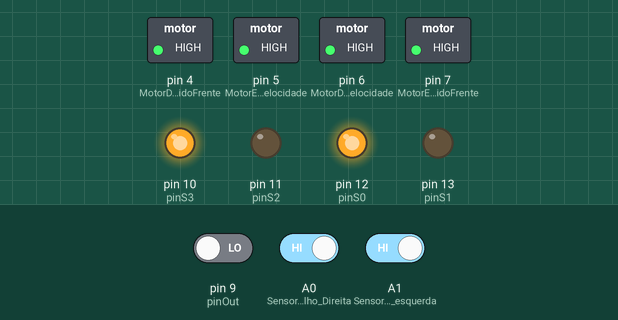
This sketch was run on a simulated Arduino Uno, built with avr-gcc and run on an emulated ATmega328P. Shown: switched loads named in the sketch (green lamp = pin HIGH), output pins drawn as LEDs (lit = HIGH). Inputs (shaded band) come from the test bench; at power-on: A0 (Sensor_Infravermelho_Direita) HIGH, A1 (Sensor_Infravermelho_esquerda) HIGH, pin 9 (pinOut) LOW.

Above: at 1.2 s.
1.3 s: A0 (Sensor_Infravermelho_Direita) driven LOW
At 3.8 s:
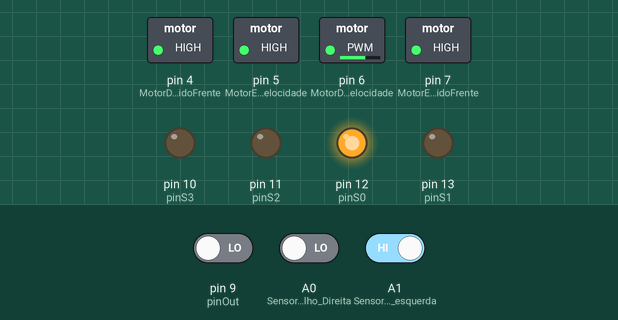
7.5 s: A1 (Sensor_Infravermelho_esquerda) driven LOW
At 9.8 s:
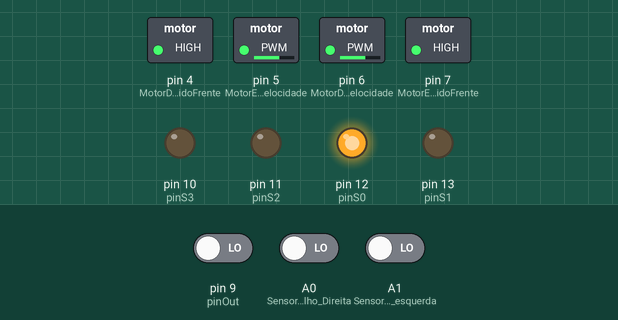
14.5 s: A0 (Sensor_Infravermelho_Direita) driven HIGH
At 15.5 s:
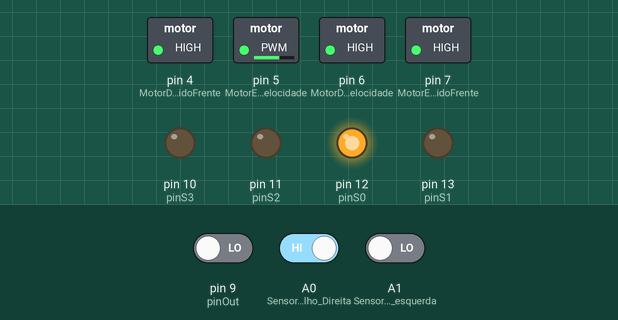
20.5 s: A1 (Sensor_Infravermelho_esquerda) driven HIGH
At 21.3 s:
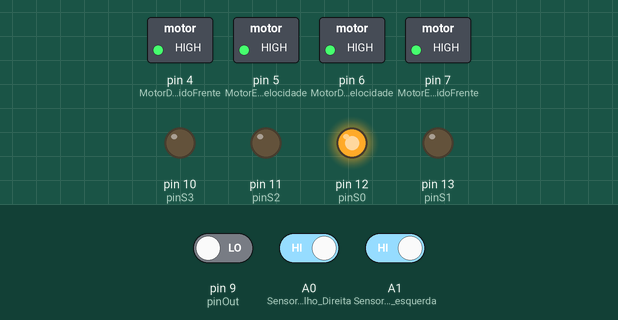
26.5 s: A0 (Sensor_Infravermelho_Direita) driven LOW
At 28.8 s:
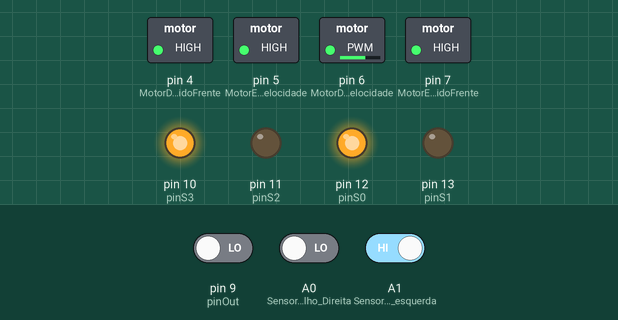
Timing chart, 0 to 33.5 s (numbered marks = the images above; inputs shaded):
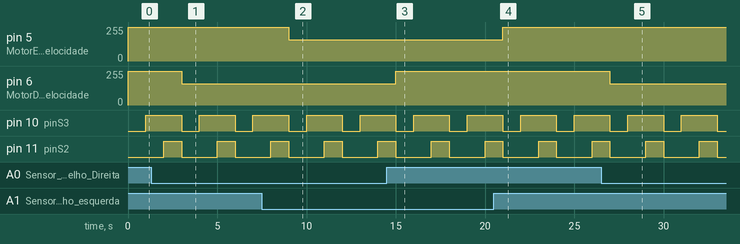

The sketch:

APS.ino
```cpp
//DECLARAÇÃO DAS VARIAVEIS//
// declaração sensor RGB
#define pinS0 12
#define pinS1 13
#define pinS2 11
#define pinS3 10
#define pinOut 9

//declaração dos motores - sentidos
#define MotorDireita_velocidade 6//IN1
#define MotorDireita_SentidoFrente 4//IN2 -DIREITA
#define MotorEsquerda_SentidoFrente 7//IN4- ESQUERDA
#define MotorEsquerda_velocidade 5
// Declaração sensor infravermelho na base do carrinho
#define Sensor_Infravermelho_Direita A0
#define Sensor_Infravermelho_esquerda A1
bool direita = 0;
bool esquerda = 0;
//declaração das velocidade do motor

int velocidade110 = 160;
int velocidade0 = 255;
int velocidade100= 130;

// declaração variaveis cores

unsigned int valorVermelho = 0;
unsigned int valorVerde = 0;
unsigned int valorAzul = 0;
unsigned int valorBranco = 0;

void detectaCor();
void paraCarrinho();
void carrinhoAnda();

void setup() {
  Serial.begin(9600);

  // Motores
  pinMode(MotorDireita_velocidade, OUTPUT);
  pinMode(MotorEsquerda_velocidade, OUTPUT);
  pinMode(MotorDireita_SentidoFrente, OUTPUT);
  pinMode(MotorEsquerda_SentidoFrente, OUTPUT);
  pinMode(Sensor_Infravermelho_Direita, INPUT);
  pinMode(Sensor_Infravermelho_esquerda, INPUT);

  // Sensor RGB
  pinMode(pinS0, OUTPUT);
  pinMode(pinS1, OUTPUT);
  pinMode(pinS2, OUTPUT);
  pinMode(pinS3, OUTPUT);
  pinMode(pinOut, INPUT);

  digitalWrite(pinS0, HIGH);
  digitalWrite(pinS1, LOW);

  //Define o sentido de rotação dos motores
  digitalWrite(MotorDireita_SentidoFrente, HIGH);//MOTOR DIREITA FRENTE -HIGH
  digitalWrite(MotorEsquerda_SentidoFrente, HIGH); //MOTOR ESQUERDO FRENTE - HIGH
}

void loop() {

//Leituras dos Sensores
  direita = digitalRead(Sensor_Infravermelho_Direita);
  esquerda = digitalRead(Sensor_Infravermelho_esquerda);


//Rodando os motores dependendo das leituras
if(direita == 0 && esquerda == 0){
   analogWrite(MotorDireita_velocidade, velocidade110);
   analogWrite(MotorEsquerda_velocidade, velocidade110);

}else if(direita == 0 && esquerda == 1){

  analogWrite(MotorDireita_velocidade, velocidade110);
  analogWrite(MotorEsquerda_velocidade, velocidade0);

}else if(direita == 1 && esquerda == 0){
  analogWrite(MotorDireita_velocidade, velocidade0);
  analogWrite(MotorEsquerda_velocidade, velocidade110);

}else if(direita == 1 && esquerda == 1){
  analogWrite(MotorDireita_velocidade, velocidade0);
  analogWrite(MotorEsquerda_velocidade, velocidade0);
}
  detectaCor();

  //Verifica se a cor vermelha foi detectada
  if ((valorVermelho < valorAzul) &&
      (valorVermelho < valorVerde) &&
      (valorBranco < 100)) {
    Serial.println("Vermelho");
    paraCarrinho();

  } else if ((valorVerde < valorVermelho) &&  //Verifica se a cor verde foi detectada
             (valorVerde < valorAzul) &&
             (valorBranco < 100)) {
    Serial.println("Verde");
    carrinhoAnda();
  }
  Serial.println();
}

void detectaCor() {

 //Vermelho
  digitalWrite(pinS2, LOW);
  digitalWrite(pinS3, LOW);
  valorVermelho = pulseIn(pinOut, LOW);
  //Azul
  digitalWrite(pinS2, LOW);
  digitalWrite(pinS3, HIGH);
  valorAzul = pulseIn(pinOut, LOW);
  //Verde
  digitalWrite(pinS2,HIGH);
  digitalWrite(pinS3,HIGH);
  valorVerde = pulseIn(pinOut, LOW);
}

void paraCarrinho(){
    analogWrite(MotorDireita_velocidade, velocidade0);
    analogWrite(MotorEsquerda_velocidade, velocidade0);
}

void carrinhoAnda(){
    analogWrite(MotorDireita_velocidade, velocidade110);
    analogWrite(MotorEsquerda_velocidade, velocidade110);
}
```

Measured:
- after the input at 1.3 s, pin 6 (MotorDireita_velocidade): 255/255 → 160/255 after 1.7 s
- after the input at 7.5 s, pin 5 (MotorEsquerda_velocidade): 255/255 → 160/255 after 1.5 s
- after the input at 14.5 s, pin 6 (MotorDireita_velocidade): 160/255 → 255/255 after 0.50 s
- after the input at 20.5 s, pin 5 (MotorEsquerda_velocidade): 160/255 → 255/255 after 0.50 s
- after the input at 26.5 s, pin 6 (MotorDireita_velocidade): 255/255 → 160/255 after 0.50 s
- by itself, pin 10 (pinS3): alternates HIGH for 2.0 s and LOW for 1.0 s
- by itself, pin 11 (pinS2): alternates HIGH for 1.0 s and LOW for 2.0 s
